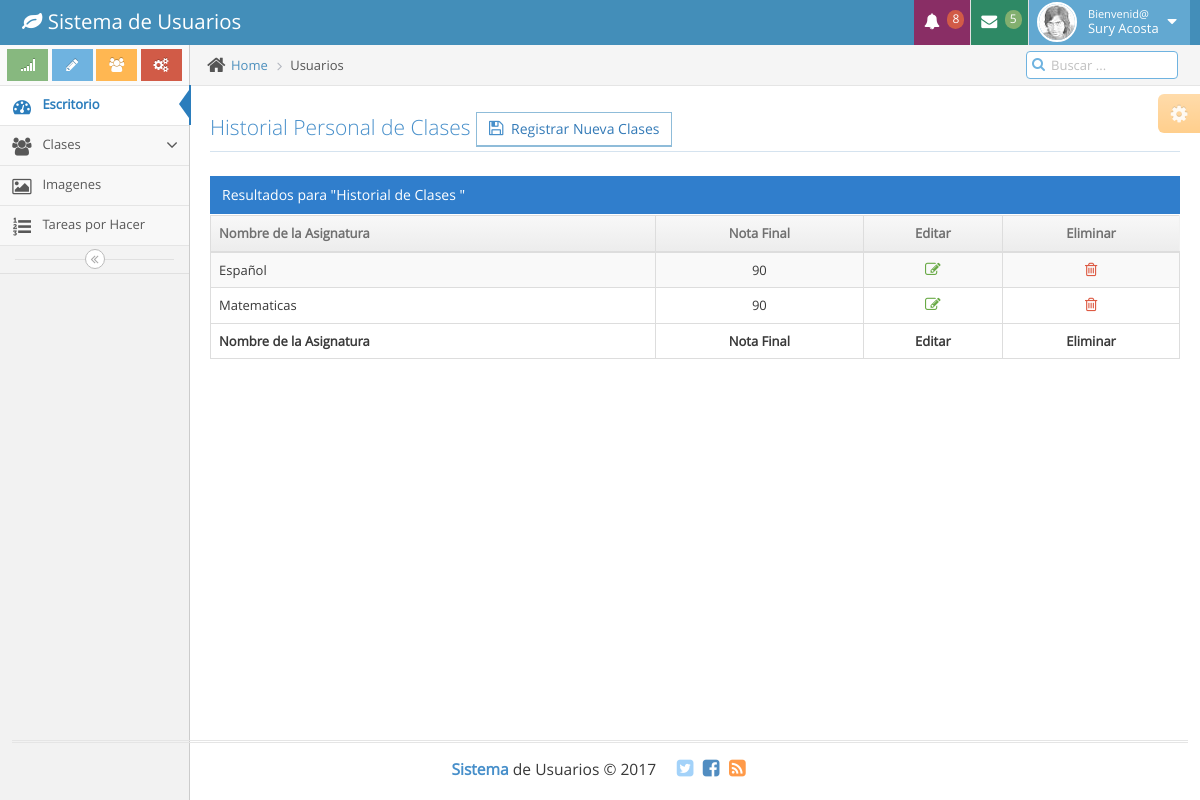
/listaclases.php (signed in), run on the app's committed database.
### tables this page shows
CREATE TABLE IF NOT EXISTS `usuarios` (
  `idusuarios` int(11) NOT NULL AUTO_INCREMENT,
  `usuario` varchar(20) NOT NULL,
  `password` varchar(60) NOT NULL,
  `id_alumno` int(11) NOT NULL,
  `id_tipousuario` int(11) NOT NULL,
  PRIMARY KEY (`idusuarios`)
);

CREATE TABLE IF NOT EXISTS `alumnos` (
  `IdAlumnos` int(11) NOT NULL AUTO_INCREMENT,
  `Identidad` varchar(20) NOT NULL,
  `Nombre` varchar(70) NOT NULL,
  `Telefono` varchar(15) NOT NULL,
  `Correo` varchar(30) NOT NULL,
  PRIMARY KEY (`IdAlumnos`)
);

CREATE TABLE IF NOT EXISTS `materias` (
  `idmateria` int(11) NOT NULL AUTO_INCREMENT,
  `nombre_materia` varchar(30) NOT NULL,
  `unidades` int(20) NOT NULL,
  `idusuario` int(11) DEFAULT NULL,
  PRIMARY KEY (`idmateria`)
);

### listaclases.php (the view, shortened to what this page needs)
<?php
include("conexion.php");
$iduser = $_SESSION['id_usuario'];
$sql = " SELECT u.idusuarios, a.Nombre FROM usuarios AS u INNER JOIN
            alumnos AS a ON u.id_alumno = a.IdAlumnos
            WHERE u.idusuarios='$iduser'";
$resultado =$conexion->query($sql);
$row = $resultado->fetch_assoc();
$materias = "SELECT u.idusuarios,m.idmateria, m.nombre_materia, m.unidades
              FROM usuarios AS u INNER JOIN materias AS m
              ON u.idusuarios = m.idusuario
      WHERE u.idusuarios = '$iduser'";
$resultadomaterias = $conexion->query($materias);
?>
<!DOCTYPE html>
<html lang="en">
	<head>
		<link rel="stylesheet" href="assets/css/bootstrap.min.css" />
		<link rel="stylesheet" href="assets/font-awesome/4.5.0/css/font-awesome.min.css" />
		<link rel="stylesheet" href="assets/css/ace.min.css" class="ace-main-stylesheet" id="main-ace-style" />
		<link rel="stylesheet" href="assets/css/ace-skins.min.css" />
		<link rel="stylesheet" href="assets/css/ace-rtl.min.css" />
	</head>
	<body class="no-skin">
		<div id="navbar" class="navbar navbar-default          ace-save-state">
			<div class="navbar-container ace-save-state" id="navbar-container">
				<div class="navbar-header pull-left">
					<a href="admin.php" class="navbar-brand">
						<small>
							<i class="fa fa-leaf"></i>
							Sistema de Usuarios
						</small>
					</a>
				</div>
				<div class="navbar-buttons navbar-header pull-right" role="navigation">
					<ul class="nav ace-nav">
						<li class="purple dropdown-modal">
							<a data-toggle="dropdown" class="dropdown-toggle" href="#">
								<i class="ace-icon fa fa-bell icon-animated-bell"></i>
								<span class="badge badge-important">8</span>
							</a>
						</li>
						<li class="green dropdown-modal">
							<a data-toggle="dropdown" class="dropdown-toggle" href="#">
								<i class="ace-icon fa fa-envelope icon-animated-vertical"></i>
								<span class="badge badge-success">5</span>
							</a>
						</li>
						<li class="light-blue dropdown-modal">
							<a data-toggle="dropdown" href="#" class="dropdown-toggle">
								<img class="nav-user-photo" src="assets/images/avatars/user.jpg"  />
								<span class="user-info">
									<small>Bienvenid@</small>
									<?php echo utf8_decode($row['Nombre']); ?>
								</span>
								<i class="ace-icon fa fa-caret-down"></i>
							</a>
						</li>
					</ul>
				</div>
			</div>
		</div>
		<div class="main-container ace-save-state" id="main-container">
			<div id="sidebar" class="sidebar                  responsive                    ace-save-state">
				<div class="sidebar-shortcuts" id="sidebar-shortcuts">
					<div class="sidebar-shortcuts-large" id="sidebar-shortcuts-large">
						<button class="btn btn-success">
							<i class="ace-icon fa fa-signal"></i>
						</button>
						<button class="btn btn-info">
							<i class="ace-icon fa fa-pencil"></i>
						</button>
						<button class="btn btn-warning">
							<i class="ace-icon fa fa-users"></i>
						</button>
						<button class="btn btn-danger">
							<i class="ace-icon fa fa-cogs"></i>
						</button>
					</div>
				</div>
				<ul class="nav nav-list">
					<?php
					if ($_SESSION['tipo_usuario']==2) {
						require_once("menulateralAlumnos.php");
					    }
				     ?>
				</ul>
				<div class="sidebar-toggle sidebar-collapse" id="sidebar-collapse">
					<i id="sidebar-toggle-icon" class="ace-icon fa fa-angle-double-left ace-save-state" data-icon1="ace-icon fa fa-angle-double-left" data-icon2="ace-icon fa fa-angle-double-right"></i>
				</div>
			</div>
			<div class="main-content">
				<div class="main-content-inner">
					<div class="breadcrumbs ace-save-state" id="breadcrumbs">
						<ul class="breadcrumb">
							<li>
								<i class="ace-icon fa fa-home home-icon"></i>
								<a href="#">Home</a>
							</li>
							<li class="active">Usuarios</li>
						</ul>
												<div class="nav-search" id="nav-search">
							<form class="form-search">
								<span class="input-icon">
									<input type="text" placeholder="Buscar ..." class="nav-search-input" id="nav-search-input" autocomplete="off" />
									<i class="ace-icon fa fa-search nav-search-icon"></i>
								</span>
							</form>
						</div>
					</div>
					<div class="page-content">
						<div class="ace-settings-container" id="ace-settings-container">
							<div class="btn btn-app btn-xs btn-warning ace-settings-btn" id="ace-settings-btn">
								<i class="ace-icon fa fa-cog bigger-130"></i>
							</div>
						</div>
<div class="row">
	<div class="col-xs-12">
		<h3 class="header smaller lighter blue">Historial Personal de Clases
			<button class="btn btn-white btn-info btn-bold">
				<i class="ace-icon fa fa-floppy-o bigger-120 blue"></i>
					<a href="RegistroClases.php">Registrar Nueva Clases</a>
			</button>
		</h3>
			<div class="clearfix">
			</div>
			<div class="table-header">
				Resultados para "Historial de Clases "
			</div>
			<div>
			<table id="example" class="table table-striped table-bordered" cellspacing="0" width="100%">
        <thead>
            <tr>
                <th>Nombre de la Asignatura</th>
                <th class="center">Nota Final</th>
               <th class="center">Editar</th>
                <th class="center">Eliminar</th>
              </tr>
        </thead>
        <tfoot>
            <tr>
                <th>Nombre de la Asignatura</th>
                <th class="center">Nota Final</th>
                <th class="center">Editar</th>
                <th class="center">Eliminar</th>
             </tr>
        </tfoot>
        <tbody>
 <?php
        while ($regmaterias = $resultadomaterias->fetch_array(MYSQLI_BOTH)) {
           echo "<tr>
            <td>".$regmaterias['nombre_materia']."</td>
             <td class='center'>".$regmaterias['unidades']."</td>
             <td class='center'><a href='Editarmateria.php?id=".$regmaterias['idmateria']."'>
             	<span class='green'> 	<i class='ace-icon fa fa-pencil-square-o bigger-120'></i></span>
	       </a>
	  </td>
              <td class='center'><a href='Eliminarmateria.php?id=".$regmaterias['idmateria'] ."'>
             	<span class='red'> <i class='ace-icon fa fa-trash-o bigger-120'></i> </span>
                  </a>
              </td>
            </tr> ";
        }
        ?>
        </tbody>
    </table>
			</div>
	</div>
</div>
	</div>
	</div>
</div>
</div>
	<?php require_once("piedepagina.php"); ?>
	</body>
</html>

### data on the page
usuarios: id_alumno.Nombre "Sury Acosta"
materias: nombre_materia "Español", unidades "90"
materias: nombre_materia "Matematicas", unidades "90"
